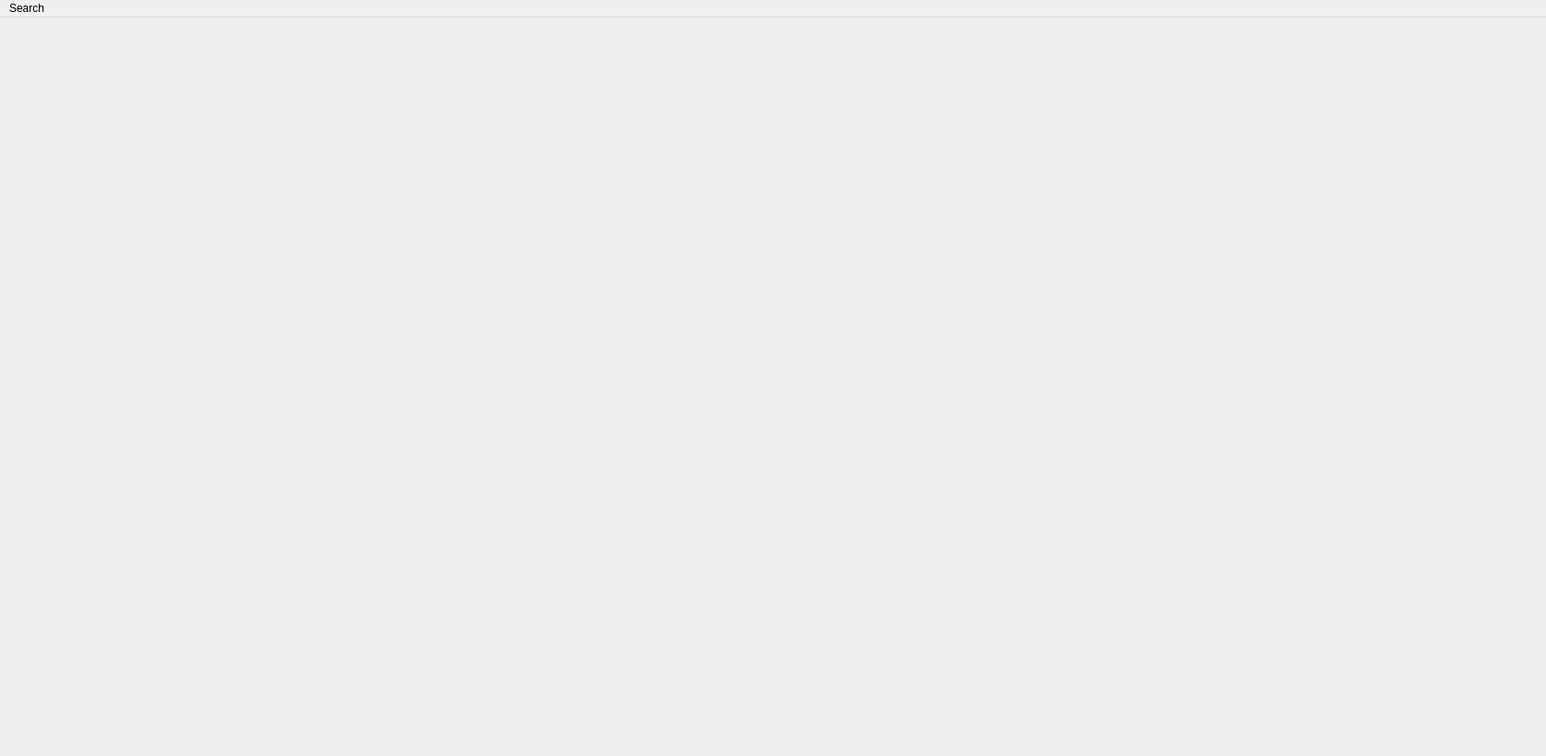
<?xml version="1.0" encoding="UTF-8"?>
<ui version="4.0">
 <class>MainWindow</class>
 <widget class="QMainWindow" name="MainWindow">
  <property name="geometry">
   <rect>
    <x>0</x>
    <y>0</y>
    <width>1676</width>
    <height>820</height>
   </rect>
  </property>
  <property name="windowTitle">
   <string>MainWindow</string>
  </property>
  <widget class="QWidget" name="centralwidget"/>
  <widget class="QMenuBar" name="menuBar">
   <property name="geometry">
    <rect>
     <x>0</x>
     <y>0</y>
     <width>1676</width>
     <height>22</height>
    </rect>
   </property>
   <widget class="QMenu" name="menuSearch">
    <property name="title">
     <string>Search</string>
    </property>
    <addaction name="actionSearch"/>
    <addaction name="separator"/>
   </widget>
   <addaction name="menuSearch"/>
  </widget>
  <action name="actionSearch">
   <property name="text">
    <string>Search</string>
   </property>
  </action>
 </widget>
 <resources/>
 <connections/>
</ui>
